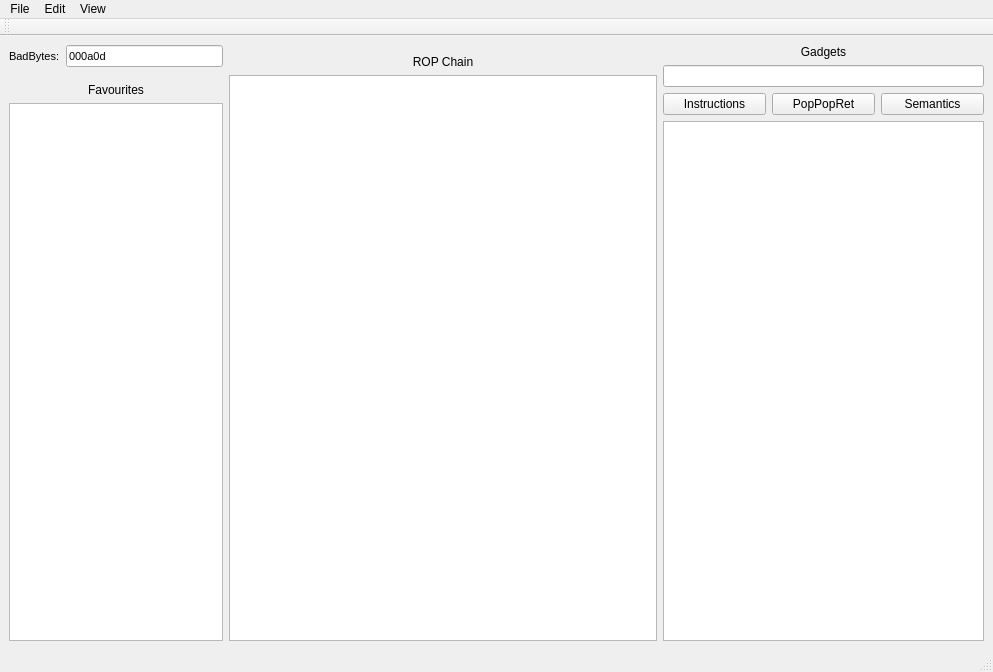
<?xml version="1.0" encoding="UTF-8"?>
<ui version="4.0">
 <class>MainWindow</class>
 <widget class="QMainWindow" name="MainWindow">
  <property name="geometry">
   <rect>
    <x>0</x>
    <y>0</y>
    <width>993</width>
    <height>672</height>
   </rect>
  </property>
  <property name="windowTitle">
   <string>MainWindow</string>
  </property>
  <widget class="QWidget" name="centralwidget">
   <property name="sizePolicy">
    <sizepolicy hsizetype="Preferred" vsizetype="Preferred">
     <horstretch>0</horstretch>
     <verstretch>0</verstretch>
    </sizepolicy>
   </property>
   <layout class="QHBoxLayout" name="horizontalLayout">
    <item>
     <layout class="QHBoxLayout" name="horizontalLayout_3" stretch="2,4,3">
      <item>
       <layout class="QVBoxLayout" name="verticalLayout_2">
        <item>
         <layout class="QHBoxLayout" name="horizontalLayout_4">
          <property name="bottomMargin">
           <number>10</number>
          </property>
          <item>
           <widget class="QLabel" name="label_5">
            <property name="font">
             <font>
              <pointsize>8</pointsize>
             </font>
            </property>
            <property name="text">
             <string>BadBytes:</string>
            </property>
           </widget>
          </item>
          <item>
           <widget class="QLineEdit" name="badbytesInput">
            <property name="font">
             <font>
              <pointsize>8</pointsize>
             </font>
            </property>
            <property name="text">
             <string>000a0d</string>
            </property>
           </widget>
          </item>
         </layout>
        </item>
        <item>
         <widget class="QLabel" name="label">
          <property name="text">
           <string>Favourites</string>
          </property>
          <property name="alignment">
           <set>Qt::AlignCenter</set>
          </property>
         </widget>
        </item>
        <item>
         <widget class="QListWidget" name="blockList"/>
        </item>
       </layout>
      </item>
      <item>
       <layout class="QVBoxLayout" name="verticalLayout_4">
        <item>
         <layout class="QHBoxLayout" name="horizontalLayout_6">
          <property name="bottomMargin">
           <number>10</number>
          </property>
         </layout>
        </item>
        <item>
         <widget class="QLabel" name="chainLabel">
          <property name="text">
           <string>ROP Chain</string>
          </property>
          <property name="alignment">
           <set>Qt::AlignCenter</set>
          </property>
         </widget>
        </item>
        <item>
         <widget class="QListWidget" name="graphicsView">
          <property name="alternatingRowColors">
           <bool>true</bool>
          </property>
         </widget>
        </item>
       </layout>
      </item>
      <item>
       <layout class="QVBoxLayout" name="verticalLayout" stretch="0,0,0,0">
        <item>
         <widget class="QLabel" name="label_2">
          <property name="text">
           <string>Gadgets</string>
          </property>
          <property name="alignment">
           <set>Qt::AlignCenter</set>
          </property>
         </widget>
        </item>
        <item>
         <layout class="QHBoxLayout" name="horizontalLayout_2">
          <property name="spacing">
           <number>6</number>
          </property>
          <item>
           <widget class="QLineEdit" name="searchBar"/>
          </item>
         </layout>
        </item>
        <item>
         <layout class="QHBoxLayout" name="horizontalLayout_7">
          <item>
           <widget class="QPushButton" name="searchInstructions">
            <property name="text">
             <string>Instructions</string>
            </property>
            <property name="checked">
             <bool>false</bool>
            </property>
            <property name="autoRepeat">
             <bool>false</bool>
            </property>
           </widget>
          </item>
          <item>
           <widget class="QPushButton" name="searchPopPopRet">
            <property name="text">
             <string>PopPopRet</string>
            </property>
            <property name="autoRepeat">
             <bool>false</bool>
            </property>
           </widget>
          </item>
          <item>
           <widget class="QPushButton" name="searchSemantics">
            <property name="text">
             <string>Semantics</string>
            </property>
            <property name="autoRepeat">
             <bool>false</bool>
            </property>
           </widget>
          </item>
         </layout>
        </item>
        <item>
         <widget class="QListWidget" name="gadgetsList">
          <property name="alternatingRowColors">
           <bool>true</bool>
          </property>
          <property name="selectionMode">
           <enum>QAbstractItemView::SingleSelection</enum>
          </property>
         </widget>
        </item>
       </layout>
      </item>
     </layout>
    </item>
   </layout>
  </widget>
  <widget class="QToolBar" name="toolBar">
   <property name="windowTitle">
    <string>toolBar</string>
   </property>
   <attribute name="toolBarArea">
    <enum>TopToolBarArea</enum>
   </attribute>
   <attribute name="toolBarBreak">
    <bool>false</bool>
   </attribute>
  </widget>
  <widget class="QStatusBar" name="statusbar"/>
  <widget class="QMenuBar" name="menubar">
   <property name="geometry">
    <rect>
     <x>0</x>
     <y>0</y>
     <width>993</width>
     <height>42</height>
    </rect>
   </property>
   <widget class="QMenu" name="menuEdit">
    <property name="title">
     <string>Edit</string>
    </property>
   </widget>
   <widget class="QMenu" name="menuVIew">
    <property name="title">
     <string>View</string>
    </property>
   </widget>
   <widget class="QMenu" name="menuFile">
    <property name="title">
     <string>File</string>
    </property>
    <widget class="QMenu" name="menuExport_as">
     <property name="title">
      <string>Export as</string>
     </property>
     <addaction name="actionBinary"/>
     <addaction name="actionStruct"/>
     <addaction name="actionPwntools"/>
    </widget>
    <addaction name="actionNew"/>
    <addaction name="actionOpen"/>
    <addaction name="separator"/>
    <addaction name="actionSave"/>
    <addaction name="menuExport_as"/>
    <addaction name="actionQuit"/>
   </widget>
   <addaction name="menuFile"/>
   <addaction name="menuEdit"/>
   <addaction name="menuVIew"/>
  </widget>
  <action name="actionNew">
   <property name="text">
    <string>New Project...</string>
   </property>
  </action>
  <action name="actionOpen">
   <property name="text">
    <string>Open Project...</string>
   </property>
  </action>
  <action name="actionQuit">
   <property name="text">
    <string>Quit</string>
   </property>
  </action>
  <action name="actionSave">
   <property name="text">
    <string>Save</string>
   </property>
  </action>
  <action name="actionBinary">
   <property name="text">
    <string>Raw binary</string>
   </property>
  </action>
  <action name="actionStruct">
   <property name="text">
    <string>Python (struct)</string>
   </property>
  </action>
  <action name="actionPwntools">
   <property name="text">
    <string>Python (pwntools)</string>
   </property>
  </action>
 </widget>
 <resources/>
 <connections/>
</ui>
